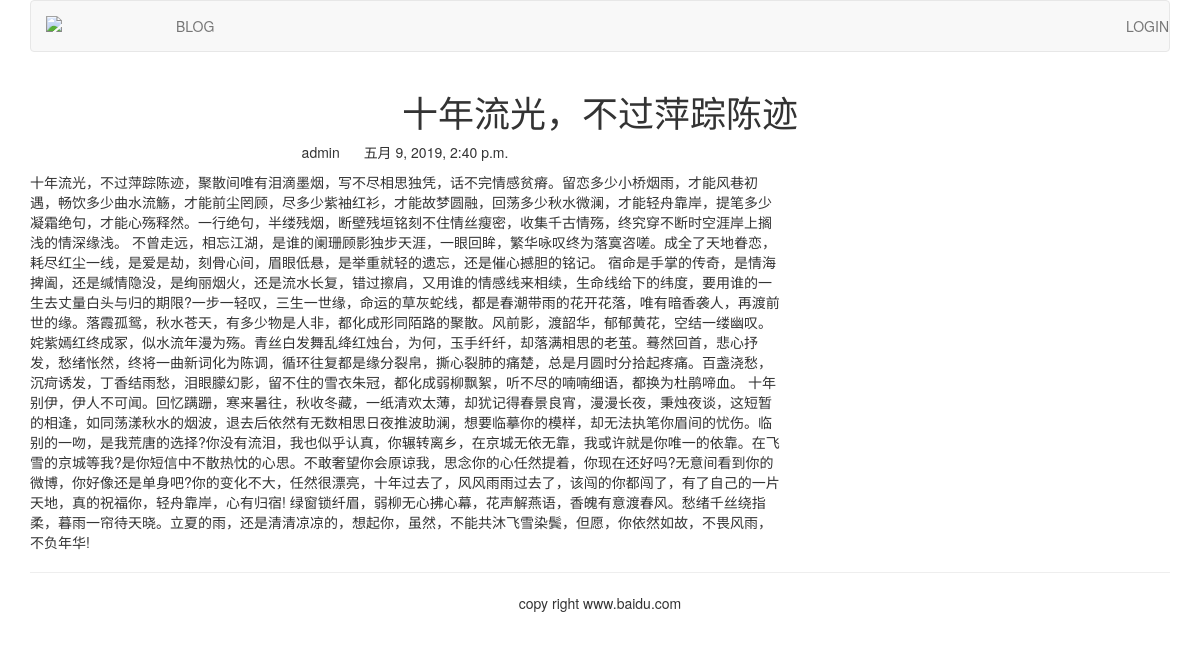
Page /blog/1/ on the committed database.
### blog/models.py (models this page shows, shortened)
class BlogArticles(models.Model):
    title = models.CharField(max_length=300)
    author = models.ForeignKey(User, on_delete=models.CASCADE, related_name='blog_posts')
    body = models.TextField()
    publish = models.DateTimeField(default=timezone.now)
    class Meta:
        ordering = ('-publish',)

### blog/views.py (the view)
# urls.py: path('<int:article_id>/', views.blog_article, name='blog_article'),
def blog_article(request, article_id):
    article = get_object_or_404(BlogArticles, id=article_id)
    pub = article.publish
    return render(request, "blog/content.html", {"article":article, "publish":pub })

### templates/blog/content.html (shortened to what this page needs)
{% extends "base.html" %}
{% block content %}
<div class="row text-center vertical-middle-sm">
    <h1>{{ article.title }}</h1>
</div>
<div class="row">
    <div class="col-xs-12 col-md-8">
        <p class="text-center"><span>{{ article.author.username }}
            </span><span style="margin-left:20px">{{ publish }}</span>
        </p>
<div>{{ article.body }}</div>
    </div>
</div>
{% endblock %}

### templates/base.html (shortened to what this page needs)
{% load staticfiles %} <!DOCTYPE html>
<html lang="zh-cn">
<head>
    <link rel="stylesheet" href="{% static 'css/bootstrap.css' %}">
</head>
    <body>
        {% include "header.html" %}
        <div class="container">
            {% block content %}
            {% endblock %}
        </div>
        {% include "footer.html" %}
    </body>
</html>

### templates/header.html
{% load staticfiles %}
<div class="container">
    <nav class="navbar navbar-default" role="navigation">
        <div class="navbar-header">
            <a class="navbar-brand" href="http://www.itdiffer.com">
                <img src="{% static '/images/logo.png' %}" width="100px">
            </a>
        </div>
        <div>
            <ul class="nav navbar-nav" role="navigation">
                <li><a href="{% url 'blog:blog_title' %}">BLOG</a></li>
            </ul>
            <ul class="nav navbar-nav navbar-right">
                {% if user.is_authenticated %}
                <li><a href="#">{{ user.username }}</a></li>
                <li><a href="{% url 'account:user_logout' %}">Logout</a></li>
                {% else %}
                <li><a href="{% url 'account:user_login' %}">LOGIN</a></li>
                {% endif %}
            </ul>
        </div>
    </nav>
</div>

### templates/footer.html
<div class="container"> <hr>
    <p class="text-center">copy right www.baidu.com</p>
</div>

### rows in the picture
BlogArticles: title "十年流光，不过萍踪陈迹", author.username "admin", publish "五月 9, 2019, 2:40 p.m.", body "十年流光，不过萍踪陈迹，聚散间唯有泪滴墨烟，写不尽相思独凭，话不完情感贫瘠。留恋多少小桥烟雨，才能风巷初遇，畅饮多少曲水流觞，才能前尘罔顾，尽多少紫袖红衫，才能故梦圆融，回荡多少秋水微澜，才能轻舟靠岸，提笔多少凝霜绝句，才能心殇释然。一行绝句，半缕残烟，断壁残垣铭刻不住情丝瘦密，收集千古情殇，终究穿不断时空涯岸上搁浅的情深缘浅。 不曾走远，相忘江湖，是谁的阑珊顾影独步天涯，一眼回眸，繁华咏叹终为落寞咨嗟。成全了天地眷恋，耗尽红尘一线，是爱是劫，刻骨心间，眉眼低悬，是举重就轻的遗忘，还是催心撼胆的铭记。 宿命是手掌的传奇，是情海捭阖，还是缄情隐没，是绚丽烟火，还是流水长复，错过擦肩，又用谁的情感线来相续，生命线给下的纬度，要用谁的一生去丈量白头与归的期限?一步一轻叹，三生一世缘，命运的草灰蛇线，都是春潮带雨的花开花落，唯有暗香袭人，再渡前世的缘。落霞孤鸳，秋水苍天，有多少物是人非，都化成形同陌路的聚散。风前影，渡韶华，郁郁黄花，空结一缕幽叹。姹紫嫣红终成冢，似水流年漫为殇。青丝白发舞乱绛红烛台，为何，玉手纤纤，却落满相思的老茧。蓦然回首，悲心抒发，愁绪怅然，终将一曲新词化为陈调，循环往复都是缘分裂帛，撕心裂肺的痛楚，总是月圆时分拾起疼痛。百盏浇愁，沉疴诱发，丁香结雨愁，泪眼朦幻影，留不住的雪衣朱冠，都化成弱柳飘絮，听不尽的喃喃细语，都换为杜鹃啼血。…"
